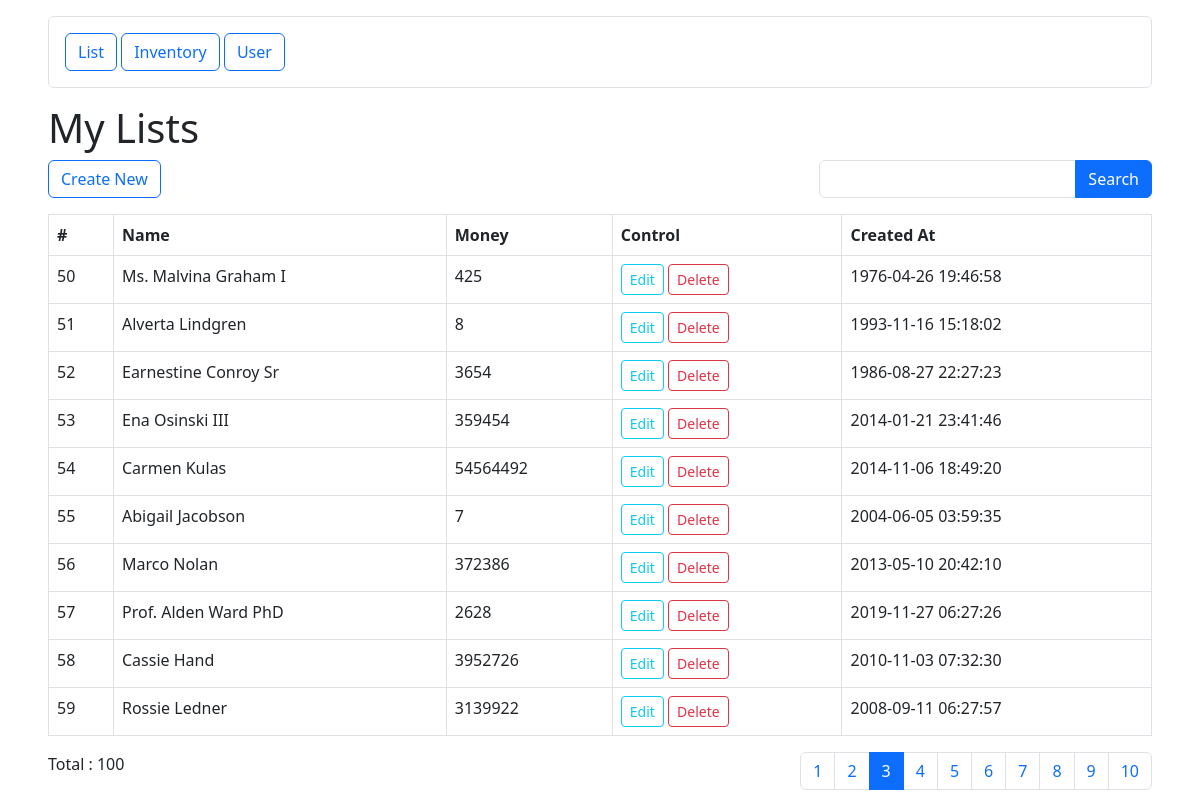
/list?page=3, run on the app's committed database.
### tables this page shows
CREATE TABLE `my` (
  `id` int(11) NOT NULL AUTO_INCREMENT,
  `name` varchar(20) NOT NULL,
  `money` int(11) NOT NULL,
  `created_at` timestamp NOT NULL DEFAULT current_timestamp(),
  PRIMARY KEY (`id`)
);

### controller/list.controller.php (called while the page is built, shortened)
<?php
function index()
{
    $sql = "SELECT * FROM my";
    return view("list/index", ["lists" => paginate($sql)]);
}

### index.php (called while the page is built, shortened)
<?php
require_once ProjectDir."/core/functions.php";
require_once RouterDir."/web.php";

### public/index.php (called while the page is built)
<?php
require_once "../index.php";

### view/list/index.view.php (the view, shortened to what this page needs)
<?php require_once ViewDir . "/template/header.php"; ?>
<h1>My Lists</h1>
<div class=" d-flex justify-content-between mb-3">
    <a href="<?= route('list-create') ?>" class=" btn btn-outline-primary">Create New</a>
    <form action="" method="get">
        <div class=" input-group">
            <input type="text" name="q" value="<?php if (isset($_GET['q'])) : ?> <?= filter($_GET["q"],true) ?> <?php endif; ?>" class=" form-control">
            <button class=" btn btn-primary">Search</button>
        </div>
    </form>
</div>
<table class=" table table-bordered">
    <thead>
        <tr>
            <th>#</th>
            <th>Name</th>
            <th>Money</th>
            <th>Control</th>
            <th>Created At</th>
        </tr>
    </thead>
    <tbody>
        <?php foreach ($lists["data"] as $list) : ?>
            <tr>
                <td>
                    <?= $list['id'] ?>
                </td>
                <td>
                    <?= $list['name'] ?>
                </td>
                <td>
                    <?= $list['money'] ?>
                </td>
                <td>
                    <a href="<?= route("list-edit", ["id" => $list['id']]) ?>" class=" btn btn-sm btn-outline-info">
                        Edit
                    </a>
                    <form class=" d-inline-block" action="<?= route("list-delete") ?>" method="post">
                        <button class=" btn btn-sm btn-outline-danger">Delete</button>
                    </form>
                </td>
                <td>
                    <?= $list['created_at'] ?>
                </td>
            </tr>
        <?php endforeach; ?>
    </tbody>
</table>
<?= paginator($lists) ?>
<?php require_once ViewDir . "/template/footer.php"; ?>

### data on the page
my: id "50", name "Ms. Malvina Graham I", money "425", created_at "1976-04-26 19:46:58"
my: id "51", name "Alverta Lindgren", money "8", created_at "1993-11-16 15:18:02"
my: id "52", name "Earnestine Conroy Sr", money "3654", created_at "1986-08-27 22:27:23"
my: id "53", name "Ena Osinski III", money "359454", created_at "2014-01-21 23:41:46"
my: id "54", name "Carmen Kulas", money "54564492", created_at "2014-11-06 18:49:20"
my: id "55", name "Abigail Jacobson", money "7", created_at "2004-06-05 03:59:35"
my: id "56", name "Marco Nolan", money "372386", created_at "2013-05-10 20:42:10"
my: id "57", name "Prof. Alden Ward PhD", money "2628", created_at "2019-11-27 06:27:26"
my: id "58", name "Cassie Hand", money "3952726", created_at "2010-11-03 07:32:30"
my: id "59", name "Rossie Ledner", money "3139922", created_at "2008-09-11 06:27:57"

### other printed values
$lists['total'] "100"
$link['page_number'] "1"
$link['page_number'] "2"
$link['page_number'] "3"
$link['page_number'] "4"
$link['page_number'] "5"
$link['page_number'] "6"
$link['page_number'] "7"
$link['page_number'] "8"
$link['page_number'] "9"
$link['page_number'] "10"
